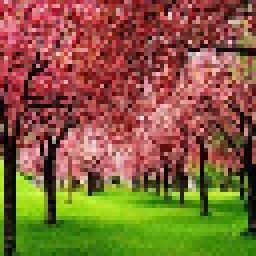
#> input picture sequence/py/25_64.png, 64 x 64 px, found by its file name (shown 4 times larger)
$ python surf.py
#> lines starting #> are read from the running program, lines starting #| are printed output that depends on the picture
import cv2
import os

print(cv2.__version__)

def read_img(path):
    """Given a path to an image file, returns a cv2 array

    str -> np.ndarray"""
    if os.path.isfile(path):
        return cv2.imread(path)
#> returned value is the input picture: shape (64, 64, 3); mean B, G, R 58.4, 96.5, 132.5
    else:
        raise ValueError('Path provided is not a valid file: {}'.format(path))

img1 = read_img("/home/trimo/Dev/Git/Hadoop-Image-Matching/sequence/py/25_64.png")

gray = cv2.cvtColor(img1, cv2.COLOR_BGR2GRAY)
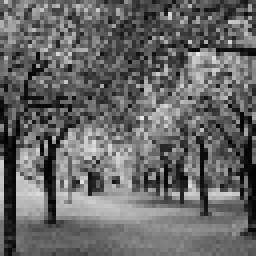
#> gray: shape (64, 64) (shown 4 times larger); min 1, max 232, mean 102.9

#> (the run stopped early here; a loop or call above may not have finished)
